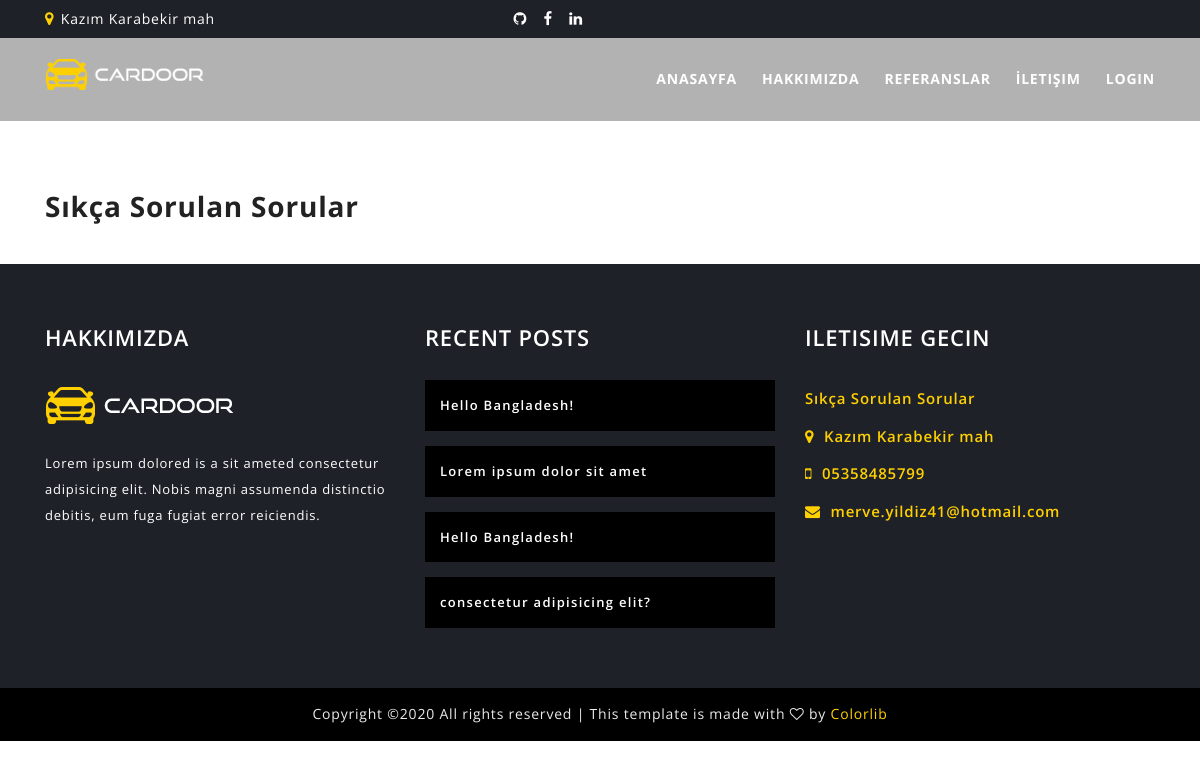
The app's page /sss/, older data.
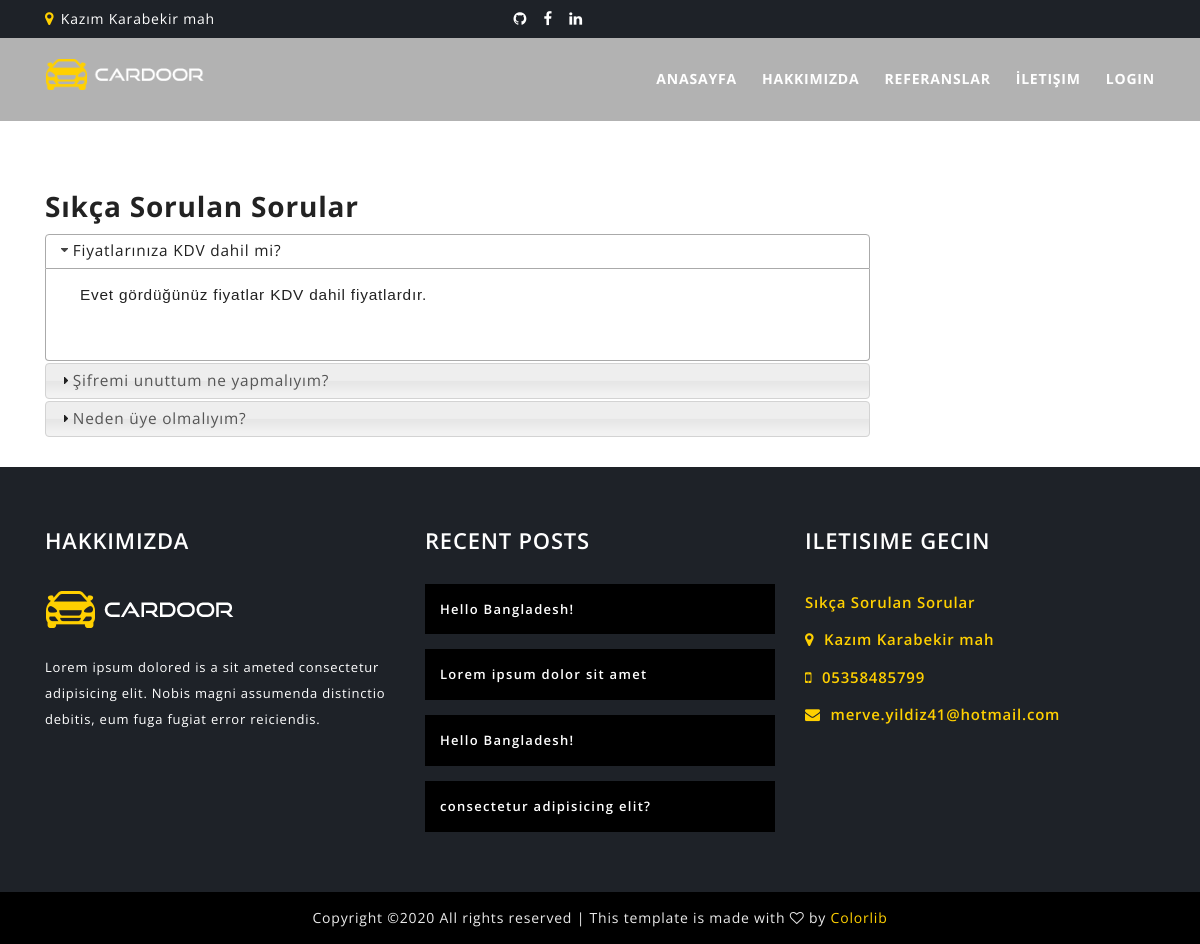
The same page, newer data.
### home/models.py (models this page shows, shortened)
class Faq(models.Model):  # sıkça sorulan sorular için model
    STATUS = (
        ('True', 'Evet'),
        ('False', 'Hayır'),
    )
    ordernmbr = models.IntegerField()
    question = models.CharField(max_length=150)
    answer = models.TextField()
    status = models.CharField(max_length=10, choices=STATUS)
    create_at = models.DateTimeField(auto_now_add=True)  # oluşturulma zmanını tutar
    update_At = models.DateTimeField(auto_now=True)

### home/views.py (the view)
# urls.py: path('sss/', views.faq, name='faq')
def faq(request):#sss
    category = Category.objects.all()
    setting = Setting.objects.get(pk=1)
    faq = Faq.objects.all().order_by('ordernmbr')
    context = {'category': category, 'setting': setting, 'faq': faq}
    return render(request, 'faq.html', context)

### home/templates/faq.html (shortened to what this page needs)
{% extends "homebase.html" %}
{% block body %}
    {% load static %}
    <section id="about-area" class="section-padding">
        <div class="container" style="margin-top:140px">
            <div class="row">
                <div class="col-lg-9">
                    <div class="about-content">
                        <h3 style="margin: 20px 0px 10px 0px">Sıkça Sorulan Sorular</h3>
                        <div id="accordion">
                            {% for rs in faq %}
                                <h3>{{ rs.question }}</h3>
                                <div>
                                <p>{{ rs.answer }}</p>
                                </div>
                            {% endfor %}
                        </div>
                    </div>
                </div>
            </div>
        </div>
    </section>
{% endblock %}

Row changes from the older to the newer data that the page shows:
added Faq: question "Fiyatlarınıza KDV dahil mi?", answer "Evet gördüğünüz fiyatlar KDV dahil fiyatlardır."
added Faq: question "Şifremi unuttum ne yapmalıyım?"
added Faq: question "Neden üye olmalıyım?"
